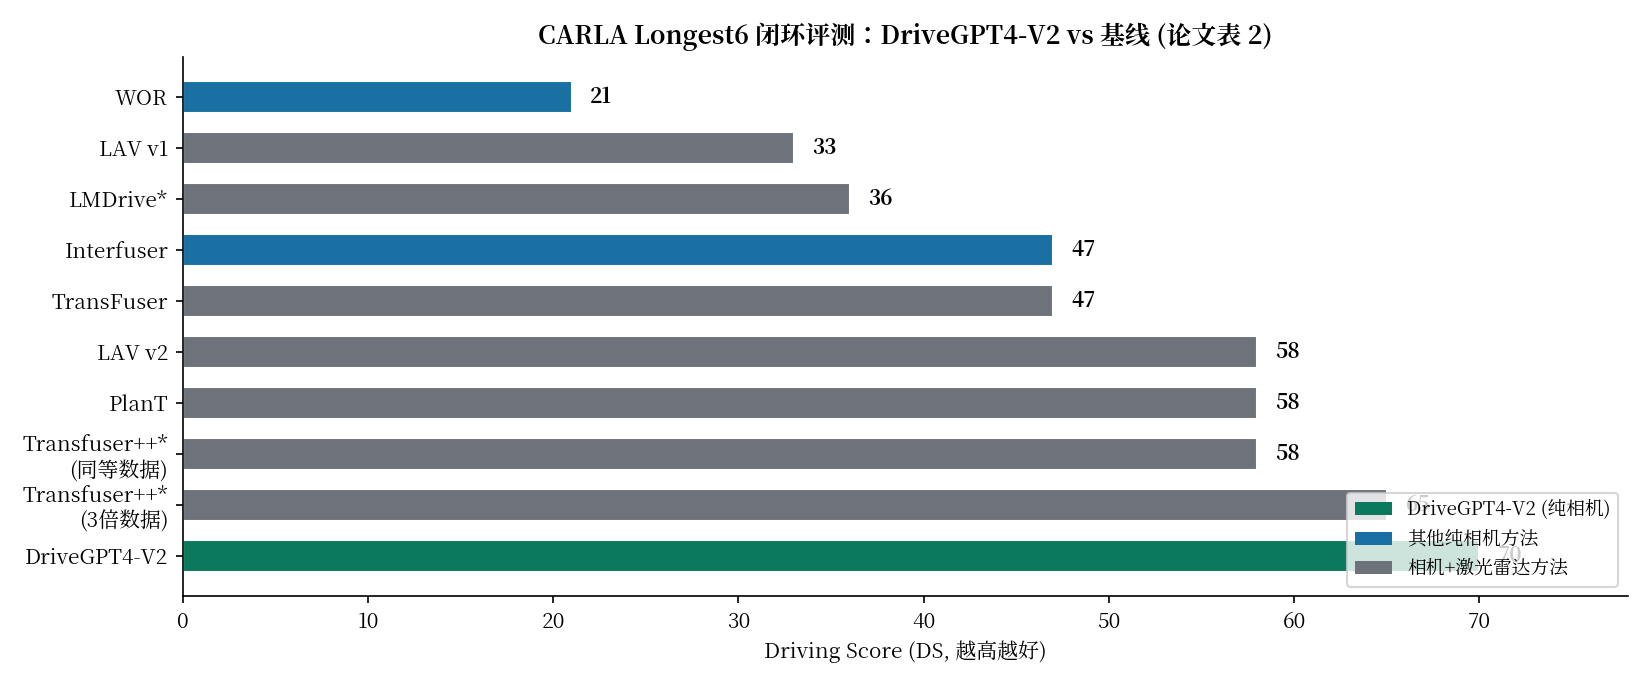

Here is the Python script that generated this plot:
# -*- coding: utf-8 -*-
"""DriveGPT4-V2: CARLA Longest6 主结果 (表 2) Driving Score 对比.
数据来源: 论文表 2, DS 列. 颜色区分输入模态: 纯相机(C) vs 相机+激光雷达(C&L).
"""
import matplotlib
matplotlib.use("Agg")
import matplotlib.pyplot as plt
import numpy as np

plt.rcParams["font.family"] = "Noto Serif CJK JP"
plt.rcParams["axes.unicode_minus"] = False

methods = ["WOR", "LAV v1", "LMDrive*", "Interfuser", "TransFuser",
           "LAV v2", "PlanT", "Transfuser++*\n(同等数据)", "Transfuser++*\n(3倍数据)", "DriveGPT4-V2"]
ds = [21, 33, 36, 47, 47, 58, 58, 58, 65, 70]
modal = ["C", "C&L", "C&L", "C", "C&L", "C&L", "C&L", "C&L", "C&L", "C"]
colors = ["#1a6fa3" if m == "C" else "#6e737b" for m in modal]
colors[-1] = "#0b7a5c"  # DriveGPT4-V2 高亮

fig, ax = plt.subplots(figsize=(11, 4.6))
y = np.arange(len(methods))
bars = ax.barh(y, ds, color=colors, edgecolor="white", height=0.62)
ax.set_yticks(y)
ax.set_yticklabels(methods, fontsize=10)
ax.set_xlabel("Driving Score (DS, 越高越好)")
ax.set_title("CARLA Longest6 闭环评测：DriveGPT4-V2 vs 基线 (论文表 2)", fontsize=12, fontweight="bold")
ax.set_xlim(0, 78)
for b, v in zip(bars, ds):
    ax.text(v + 1, b.get_y() + b.get_height() / 2, f"{v}", va="center", fontsize=10, fontweight="bold")
ax.invert_yaxis()
ax.spines["top"].set_visible(False)
ax.spines["right"].set_visible(False)

from matplotlib.patches import Patch
legend_elems = [Patch(facecolor="#0b7a5c", label="DriveGPT4-V2 (纯相机)"),
                Patch(facecolor="#1a6fa3", label="其他纯相机方法"),
                Patch(facecolor="#6e737b", label="相机+激光雷达方法")]
ax.legend(handles=legend_elems, loc="lower right", fontsize=9)
fig.tight_layout()
fig.savefig("/home/hatch/workspace/your_files/paper-xray-100/papers/015-VLA-drivegpt4-v2/fig-longest6.png", dpi=150)
print("saved fig-longest6.png")
